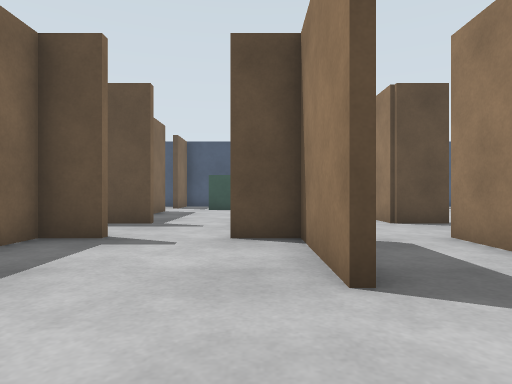
view 1 (above)

24 first-person views from a walk through a Gazebo world. The camera is 0.72 m above the floor, looks level and sees 75° across. The floor is counted in squares, 1 m on a side. Each view is taken from the middle of a square. On the plan, view 1 faces up. The plan holds only what a view shows up to about 10 squares ahead; the rest is blank. The place goes on beyond the plan.

view 2
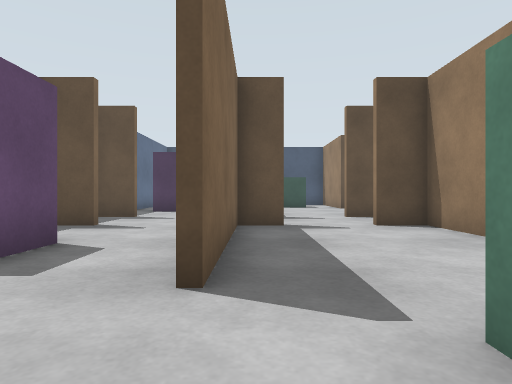

view 3
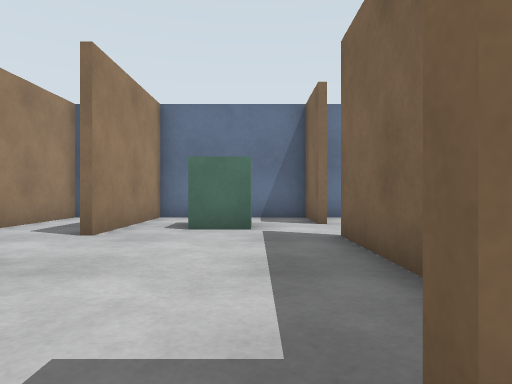

view 4
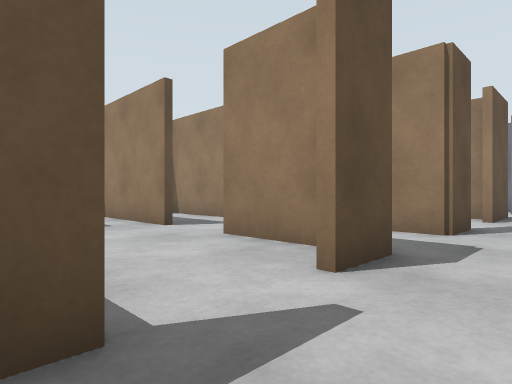

view 5
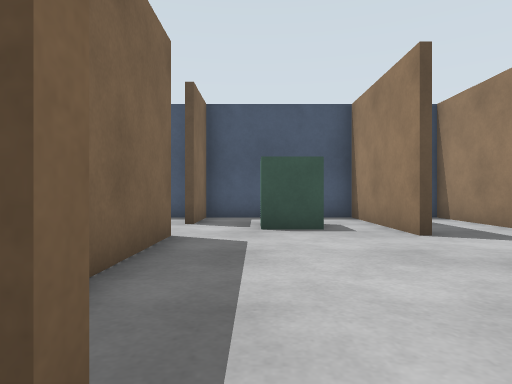

view 6
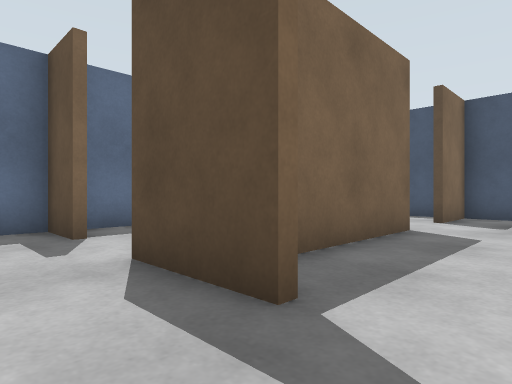

view 7
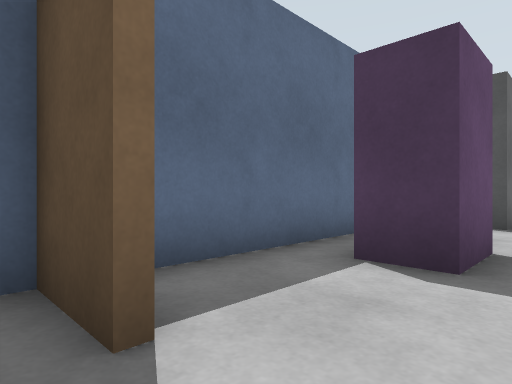

view 8
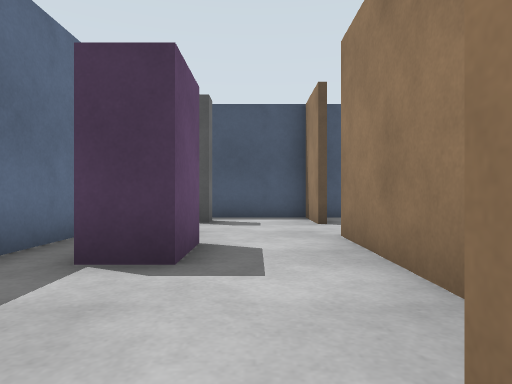

view 9
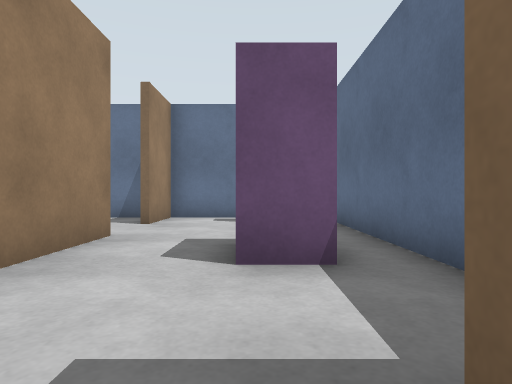

view 10
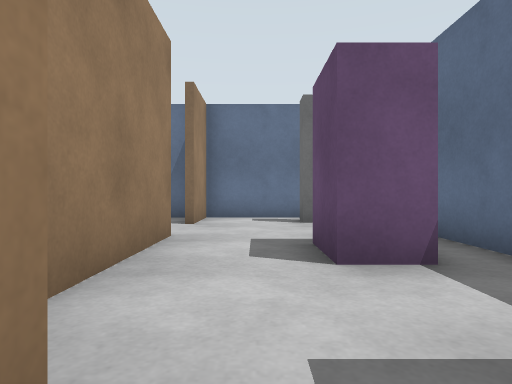

view 11
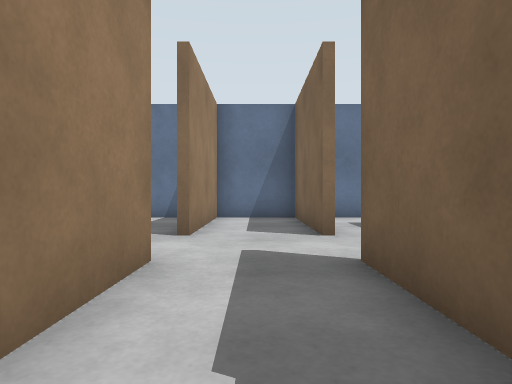

view 12
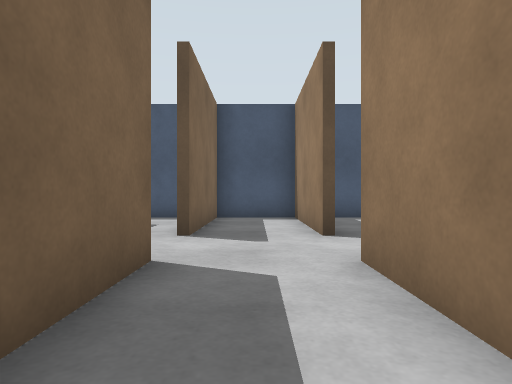

view 13
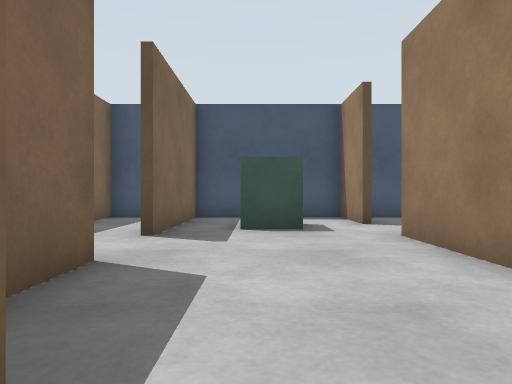

view 14
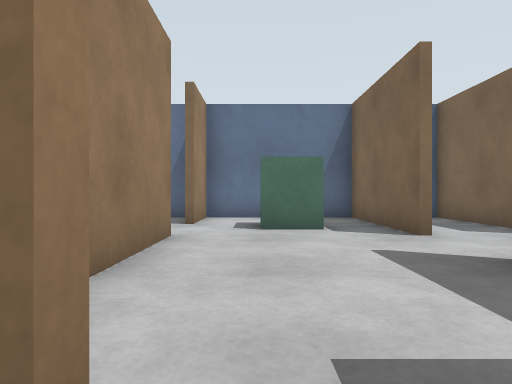

view 15
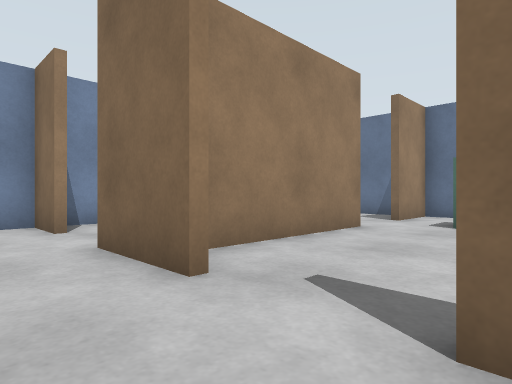

view 16
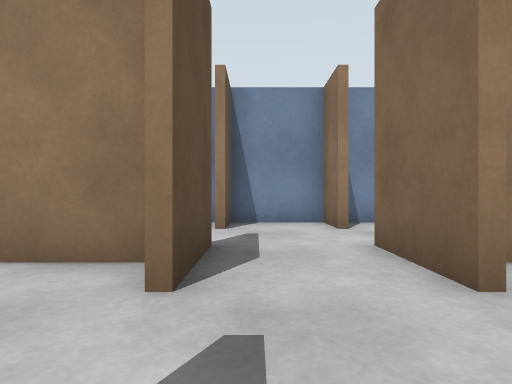

view 17
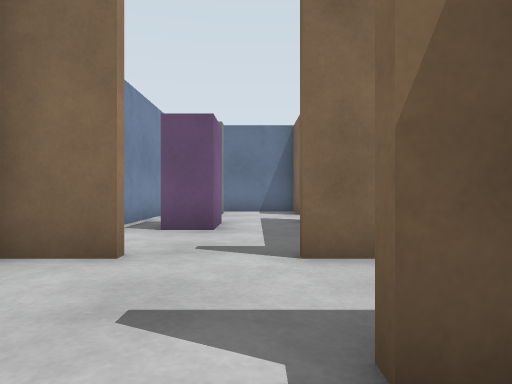

view 18
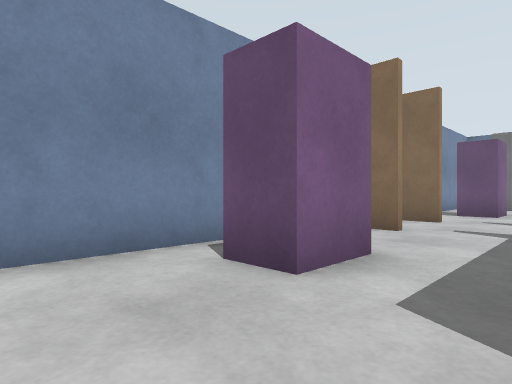

view 19
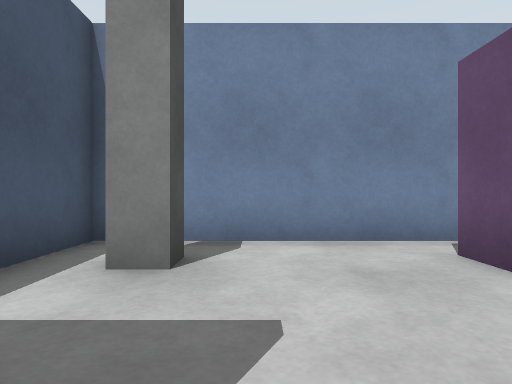

view 20
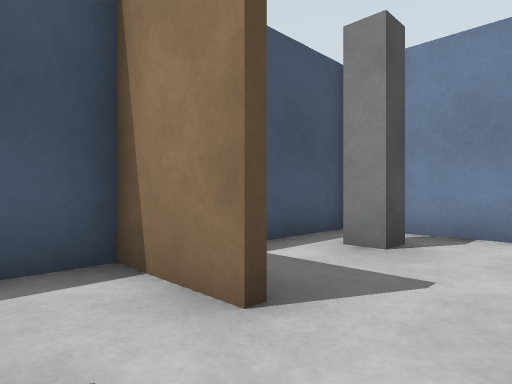

view 21
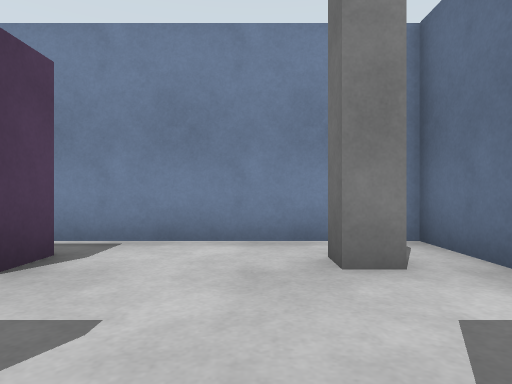

view 22
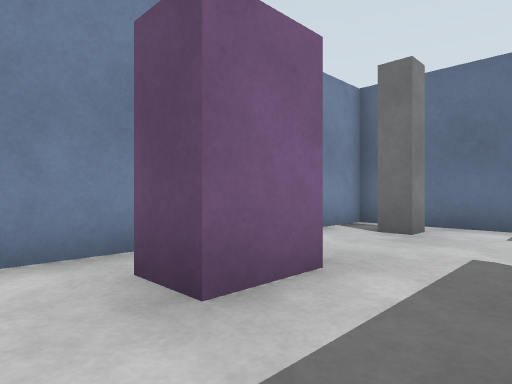

view 23
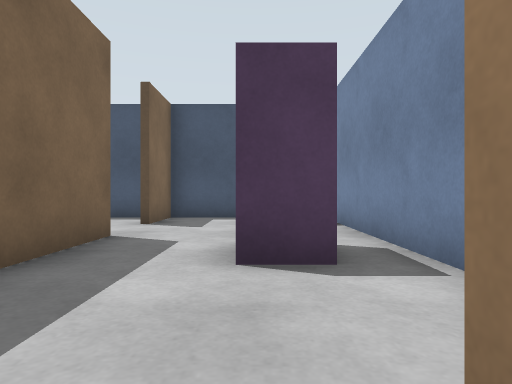

view 24
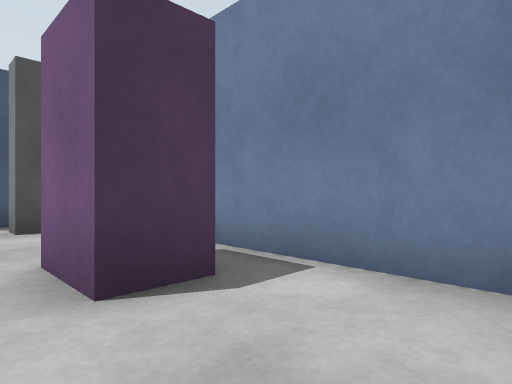

### Floor plan
Points are (right, up) in squares from view 1. A wall is a line through its corners. A room is listed if a view was taken in it or the views show most of it. See-through windows are left out.
Room 1 (views 1, 2)
walls: (0.7, 2.5) (0.7, 5.2) (-0.5, 5.2); (-3.4, -1.5) (-3.4, -3.4); (-2.4, 5.2) (-3.4, 5.2) (-3.4, 0.5); (-4, -3.4) (0.7, -3.4) (0.7, 0.5)
ways out: opening at (-1.5, 5) to room 2; opening at (-4, -0.5) to room 3; opening at (1, 1.5) to room 4
objects: crate (-2, -1) to (-1, -1)
Room 2 (views 3, 5, 6)
walls: (0.9, 7.6) (-0.5, 7.6)
ways out: opening at (-1.5, 5) to room 1; opening at (-3.5, 6.5) to room 3; opening at (0.5, 6.5) to room 4; opening at (-1.5, 8) to room 9
Room 3 (views 4, 7, 8, 9, 10)
walls: (-6.4, 7.6) (-7.9, 7.6) (-7.9, 6.9); (-6.5, 5.2) (-7.4, 5.2); (-3.6, 9.1) (-3.6, 12.5); (-2.4, 7.6) (-4.5, 7.6); (-7.9, 3) (-7.9, -1.9); (-7.9, 12.4) (-7.9, 8.2); (-3.6, 0.5) (-3.6, 3.9); (-3.6, 14.5) (-3.6, 16.4); (-4, 16.4) (-6.2, 16.4); (-6.2, -3.4) (-4, -3.4); (-3.6, -3.4) (-3.6, -1.5)
ways out: opening at (-4, -0.5) to room 1; opening at (-3.5, 6.5) to room 2; opening at (-4, 13.5) to room 9
objects: crate (-7, 2) to (-6, 2); crate (-7, 11) to (-6, 11); pillar (-6, -2); pillar (-6, 15)
Room 4 (views 11, 12, 15, 16)
walls: (4.5, 7.6) (3.1, 7.6) (3.1, 10.5); (0.9, 4.6) (0.9, 2.5); (0.9, 10.5) (0.9, 8.4); (3.1, 2.5) (3.1, 5.4); (3.1, 12.5) (3.1, 16.4) (0.9, 16.4) (0.9, 12.5); (0.9, 0.5) (0.9, -3.4) (3.1, -3.4) (3.1, 0.5)
ways out: opening at (1, 1.5) to room 1; opening at (0.5, 6.5) to room 2; opening at (3, 1.5) to room 5; opening at (3, 11.5) to room 5; opening at (3.5, 6.5) to room 5; opening at (1, 11.5) to room 9
Room 5 (views 13, 14, 19, 20, 21)
walls: (6.4, 5.4) (8.5, 5.4); (7.4, 7.9) (7.4, 12.5); (8.5, 7.6) (6.4, 7.6); (3.3, 10.5) (3.3, 9.2); (3.3, 0.5) (3.3, -3.4) (7.4, -3.4) (7.4, -1.5); (7.4, 0.5) (7.4, 4.5); (7.4, 14.5) (7.4, 16.5); (7, 16.4) (3.3, 16.4) (3.3, 12.5)
ways out: opening at (3, 1.5) to room 4; opening at (3, 11.5) to room 4; opening at (3.5, 6.5) to room 4; opening at (7, 13.5) to room 6; opening at (7, -0.5) to room 7; opening at (7.5, 6.5) to room 8
objects: crate (5, -1) to (6, -1); crate (5, 14) to (6, 14)
Room 6 (views 17, 18)
walls: (7.6, 12.5) (7.6, 10.1); (7.6, 16.4) (7.6, 14.5); (8, 7.8) (8.5, 7.8); (10.5, 7.8) (11, 7.8); (11.9, 7.9) (11.9, 16.4) (7, 16.4)
ways out: opening at (7, 13.5) to room 5; opening at (9.5, 8) to room 8
objects: crate (10, 11) to (11, 11); pillar (10, 15)
Room 7 (view 22)
walls: (8, -3.4) (11.9, -3.4) (11.9, 4.9)
ways out: opening at (7, -0.5) to room 5; opening at (9.5, 5) to room 8
objects: pillar (10, -2); crate (10, 2) to (11, 2)
Room 8 (views 23, 24)
walls: (10.4, 5.4) (11.9, 5.4) (11.9, 7.6) (10.6, 7.6)
ways out: opening at (7.5, 6.5) to room 5; opening at (9.5, 8) to room 6; opening at (9.5, 5) to room 7
Room 9 (no view inside)
walls: (0.7, 12.5) (0.7, 16.4) (-4, 16.4); (-3.4, 12.5) (-3.4, 9); (0.7, 8.5) (0.7, 10.5); (-3.4, 16.4) (-3.4, 14.5)
ways out: opening at (-1.5, 8) to room 2; opening at (-4, 13.5) to room 3; opening at (1, 11.5) to room 4
objects: crate (-2, 14) to (-1, 14)

Positions as (right, up) in squares from view 1, and headings:
1: (0, 0), facing up
2: (-3, -2), facing up
3: (-2, 6), facing down
4: (-3, 6), facing up-right
5: (-2, 7), facing up
6: (-1, 6), facing up-left
7: (-5, 7), facing up-left
8: (-5, 7), facing up
9: (-6, 6), facing down
10: (-5, 6), facing down
11: (2, 6), facing down
12: (2, 7), facing up
13: (5, 7), facing up
14: (6, 6), facing down
15: (4, 7), facing down-right
16: (4, 7), facing right
17: (9, 9), facing down
18: (8, 14), facing down-right
19: (7, 14), facing right
20: (6, 13), facing up-right
21: (7, -1), facing right
22: (8, 4), facing down-right
23: (10, 7), facing up
24: (9, 8), facing up-right
